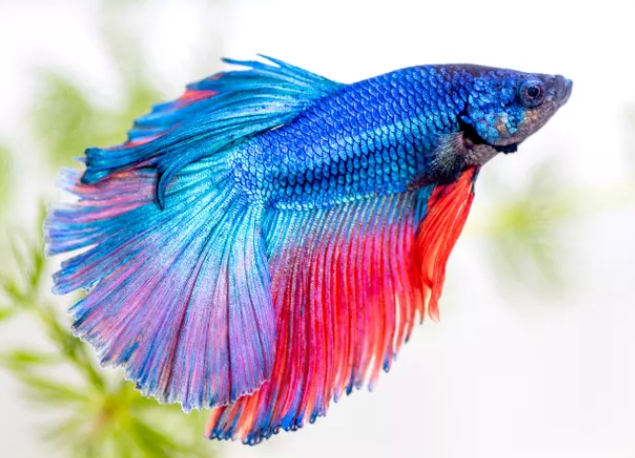
#> input picture 1/1/fish.png, 635 x 458 px
$ python linearTransform.py
#> lines starting #> are read from the running program, lines starting #| are printed output that depends on the picture
import numpy as np
from skimage import io, util
import matplotlib.pyplot as plt

#  load the image in gray scale
image = io.imread("fish.png", as_gray=True,)
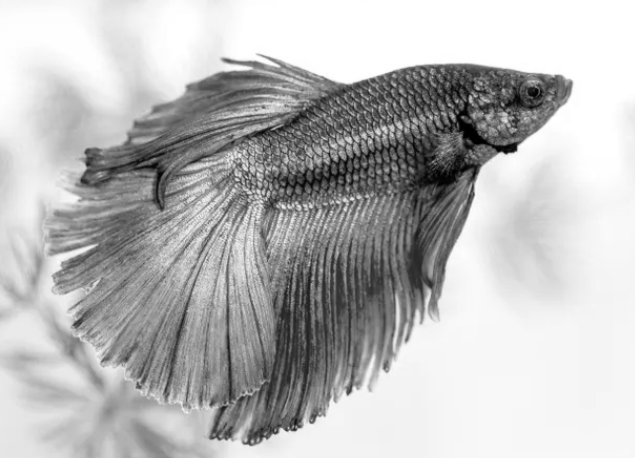
#> image: shape (458, 635) float64; min 0, max 1, mean 0.729

#  convert the gray scale image from float to [0, 255] original data type
image = util.img_as_ubyte(image)


#  view the gray scaled image
io.imshow(image)
plt.show()

#  save the gray scale image
io.imsave("grayscale.png", image)

#linear transformation, invert the intensity
image = image.max() - image
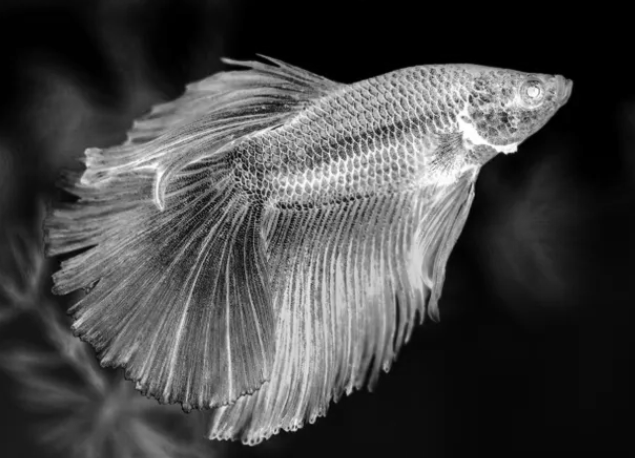
#> image: shape (458, 635); min 0, max 255, mean 69.2

#  view the transformed image
io.imshow(image)
plt.show()


#  save the transformed image
io.imsave("transformed.png", image)
